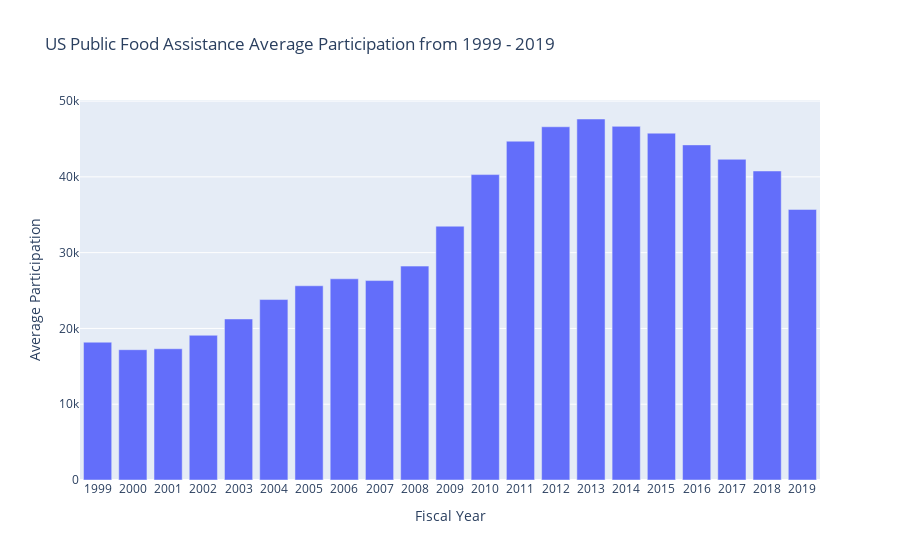

The cell this chart's notebook holds for it:
### Code cell
# sns.set_style('darkgrid')
# plt.figure(figsize=(12,8))
# plt.title('US Public Food Assistance Average Participation from 1999 - 2019')
# sns.barplot(x=my_data.iloc[30:].index, y=my_data.iloc[30:]['Average Participation']);

px.bar(data_frame=df, x=df.index, y='Average Participation', title='US Public Food Assistance Average Participation from 1999 - 2019')

### Figure 1 — Plotly figure (JSON) as saved in the notebook; plotly's stock layout.template omitted (floating-point values rounded to 4 significant figures)
{"data": [{"alignmentgroup": "True", "hovertemplate": "Fiscal Year=%{x}<br>Average Participation=%{y}<extra></extra>", "legendgroup": "", "marker": {"color": "#636efa", "pattern": {"shape": ""}}, "name": "", "offsetgroup": "", "orientation": "v", "showlegend": false, "textposition": "auto", "type": "bar", "x": ["1999", "2000", "2001", "2002", "2003", "2004", "2005", "2006", "2007", "2008", "2009", "2010", "2011", "2012", "2013", "2014", "2015", "2016", "2017", "2018", "2019"], "xaxis": "x", "y": [18183, 17194, 17318, 19096, 21250, 23811, 25628, 26549, 26316, 28223, 33490, 40302, 44709, 46609, 47636, 46664, 45767, 44220, 42317, 40776, 35703], "yaxis": "y"}], "layout": {"barmode": "relative", "legend": {"tracegroupgap": 0}, "title": {"text": "US Public Food Assistance Average Participation from 1999 - 2019"}, "xaxis": {"anchor": "y", "domain": [0, 1], "title": {"text": "Fiscal Year"}}, "yaxis": {"anchor": "x", "domain": [0, 1], "title": {"text": "Average Participation"}}}}
